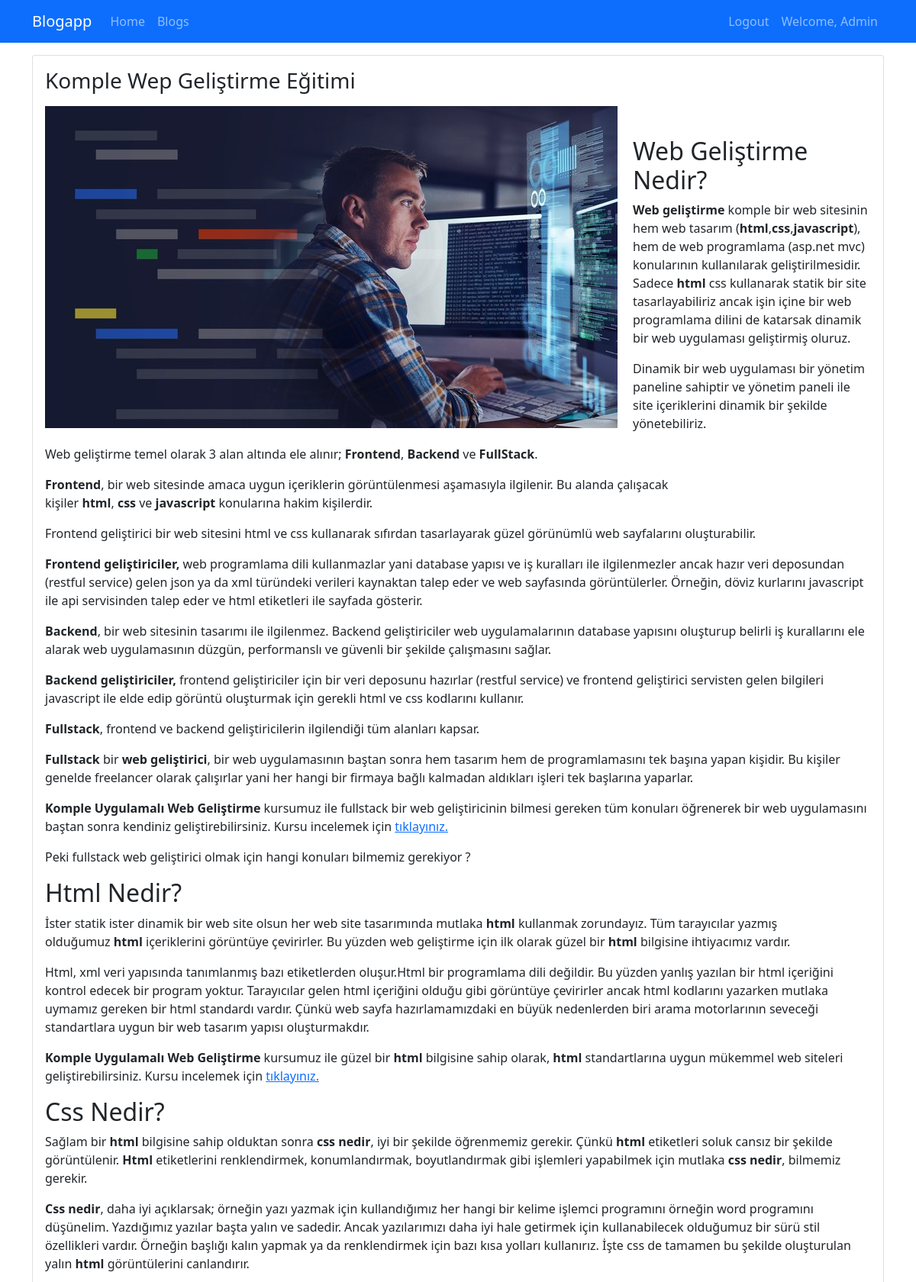
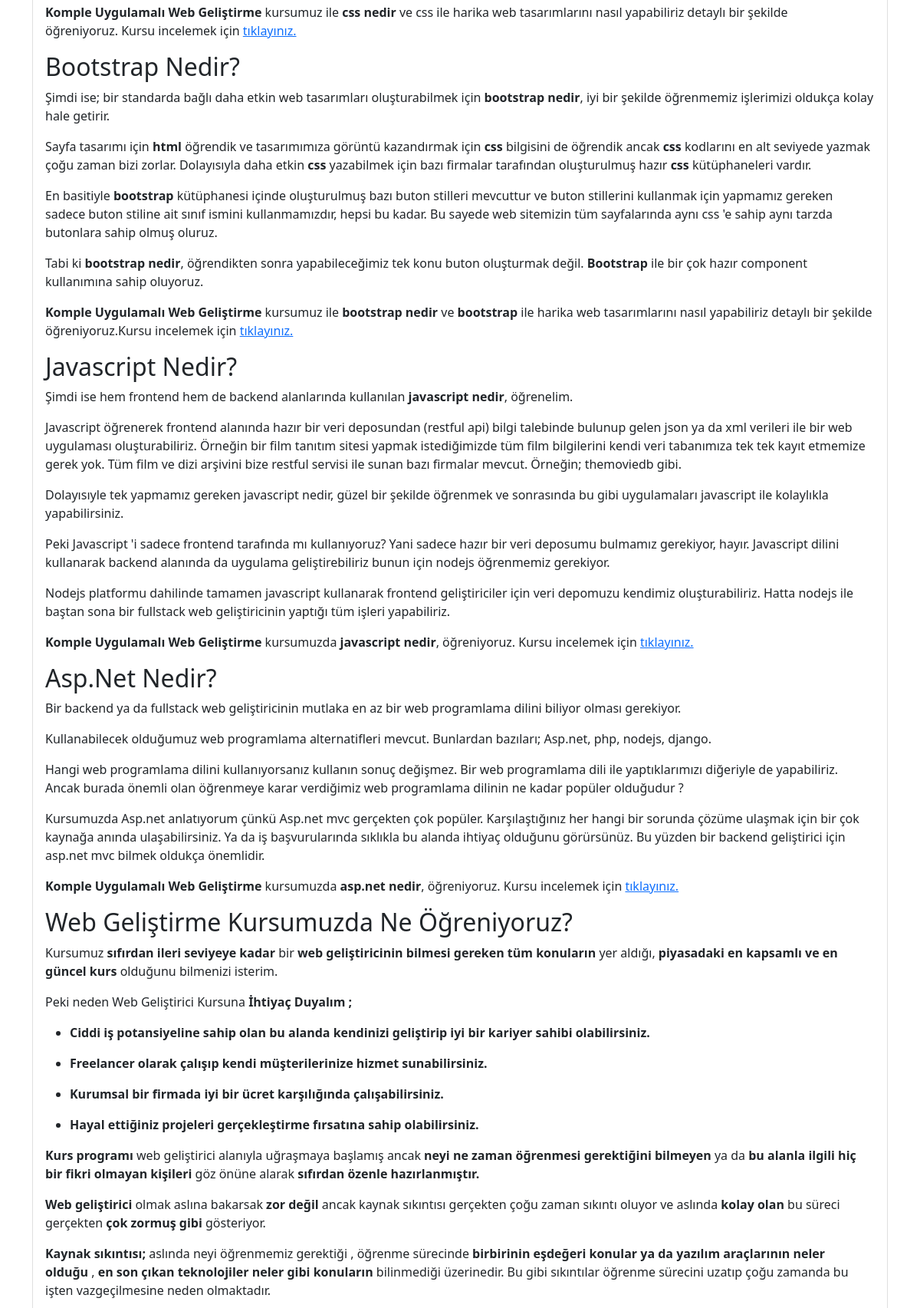
The app's page /blogs/komple-wep-gelistirme-egitimi (signed in, upper part) with its own data (2 pictures, top to bottom).
### blog/models.py (models this page shows, shortened)
class Blog(models.Model):
    title = models.CharField(max_length=200)
    image = models.ImageField(upload_to="blogs")
    description = RichTextField()
    is_active = models.BooleanField(default=False)
    is_home = models.BooleanField(default=False)
    slug = models.SlugField(null=False, blank=True, unique=True, db_index=True, editable=False)
    categories = models.ManyToManyField(Category, blank=True)

### blog/views.py (the view)
# urls.py: path("blogs/<slug:slug>", views.blog_details, name="blog_details"),
def blog_details(request, slug):
    if not request.user.is_authenticated:
        return redirect("login")
    blog = Blog.objects.get(slug=slug)
    return render(request, "blog/blog-details.html", {
        "blog": blog
    })

### blog/templates/blog/blog-details.html (shortened to what this page needs)
{% extends "base.html" %}
{% load static %}
{% block content %}
<div class="container mt-3">
    <div class="row">
        <div class="col-12">
            <div class="card mb-3">
                <div class="row">
                    <div class="col-md-12">
                        <div class="card-body">
                            <h1 class="card-title h3 mb-3">
                                {{ blog.title|title }}
                            </h1>
                            <img src="{{ blog.image.url }}" alt="" class="img-fluid" style="float:left; margin-right:20px;
                            margin-bottom: 20px;">
                            <pc class="card-text">{{ blog.description|safe }}</p>
                        </div>
                    </div>
                </div>
            </div>
        </div>
    </div>
</div>
{% endblock %}

### templates/partials/_navbar.html (shortened to what this page needs)
<nav class="navbar navbar-dark bg-primary navbar-expand-lg">
    <div class="container">
        <a class="navbar-brand" href="{% url 'home' %}">Blogapp</a>
        <div class="collapse navbar-collapse" id="navbar" >
        <ul class="navbar-nav me-auto">
            <li class="nav-item">
                <a class="nav-link" href="{% url 'home' %}">Home</a>
            </li>
            <li class="nav-item">
                <a class="nav-link" href="{% url 'blogs' %}">Blogs</a>
            </li>
        </ul>
        <ul class="navbar-nav ms-auto">
            {% if user.is_authenticated %}
                <li class="nav-item">
                    <a class="nav-link" href="{% url 'logout' %}">Logout</a>
                </li>
                <li class="nav-item">
                    <a class="nav-link" href="">Welcome, {{ user.username|title }}</a>
                </li>
            {% endif %}
        </ul>
    </div>
    </div>
</nav>

### records on screen
Blog: title "Komple Wep Geliştirme Eğitimi", image (picture), description "Web Geliştirme Nedir? Web geliştirme komple bir web sitesinin hem web tasarım ( html , css , javascript ), hem de web programlama (asp.net mvc) konularının kullanılarak geliştirilmesidir. Sadece html css kullanarak statik bir site tasarlayabiliriz ancak işin içine bir web programlama dilini de katarsak dinamik bir web uygulaması geliştirmiş oluruz. Dinamik bir web uygulaması bir yönetim paneline sahiptir ve yönetim paneli ile site içeriklerini dinamik bir şekilde yönetebiliriz. Web geliştirme temel olarak 3 alan altında ele alınır; Frontend , Backend ve FullStack . Frontend , bir web sitesinde amaca uygun içeriklerin görüntülenmesi aşamasıyla ilgilenir. Bu alanda çalışacak kişiler html ,…"

### other values on screen
{{ user.username|title }} "Admin"
